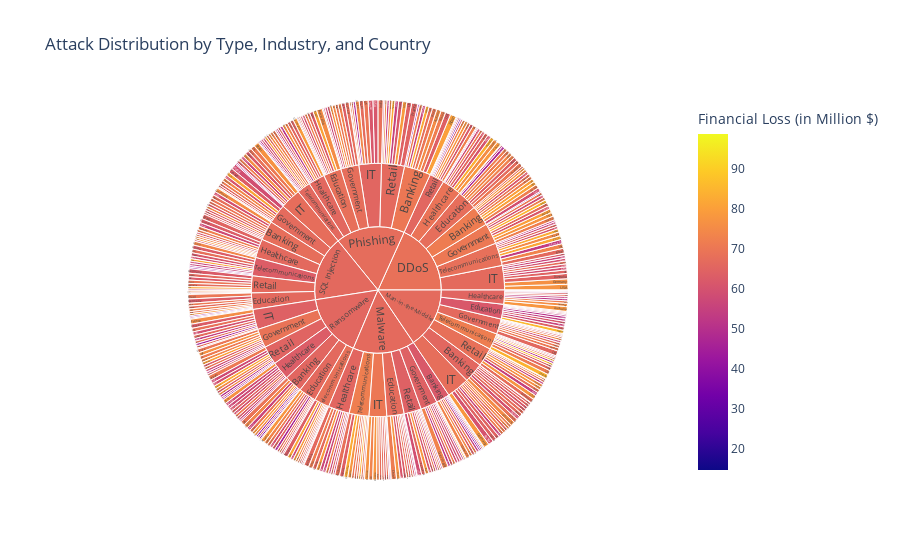

The code cell stored with this chart in its notebook:
### Markdown cell above
### Chart - Attack Type → Target Industry → Country

### Code cell
fig3 = px.sunburst(
    df,
    path=["Attack Type", "Target Industry", "Country"],
    values="Financial Loss (in Million $)",
    title="Attack Distribution by Type, Industry, and Country",
    color="Financial Loss (in Million $)",
    hover_data={"Financial Loss (in Million $)":":.2f"}
)

fig3.show()

### Figure 1 — Plotly figure (JSON) as saved in the notebook; plotly's stock layout.template omitted (floating-point values rounded to 4 significant figures; data arrays with more than 128 entries replaced by an {"elided": "..."} marker saying what was removed)
{"data": [{"branchvalues": "total", "customdata": {"elided": "468x1 float values"}, "domain": {"x": [0, 1], "y": [0, 1]}, "hovertemplate": "labels=%{label}<br>Financial Loss (in Million $)_sum=%{value}<br>parent=%{parent}<br>id=%{id}<br>Financial Loss (in Million $)=%{color:.2f}<extra></extra>", "ids": {"elided": "468 str values"}, "labels": {"elided": "468 str values"}, "marker": {"coloraxis": "coloraxis", "colors": {"elided": "468 float values"}}, "name": "", "parents": {"elided": "468 str values"}, "type": "sunburst", "values": {"elided": "468 float values"}}], "layout": {"coloraxis": {"colorbar": {"title": {"text": "Financial Loss (in Million $)"}}, "colorscale": [[0, "#0d0887"], [0.1111, "#46039f"], [0.2222, "#7201a8"], [0.3333, "#9c179e"], [0.4444, "#bd3786"], [0.5556, "#d8576b"], [0.6667, "#ed7953"], [0.7778, "#fb9f3a"], [0.8889, "#fdca26"], [1, "#f0f921"]]}, "legend": {"tracegroupgap": 0}, "title": {"text": "Attack Distribution by Type, Industry, and Country"}}}
